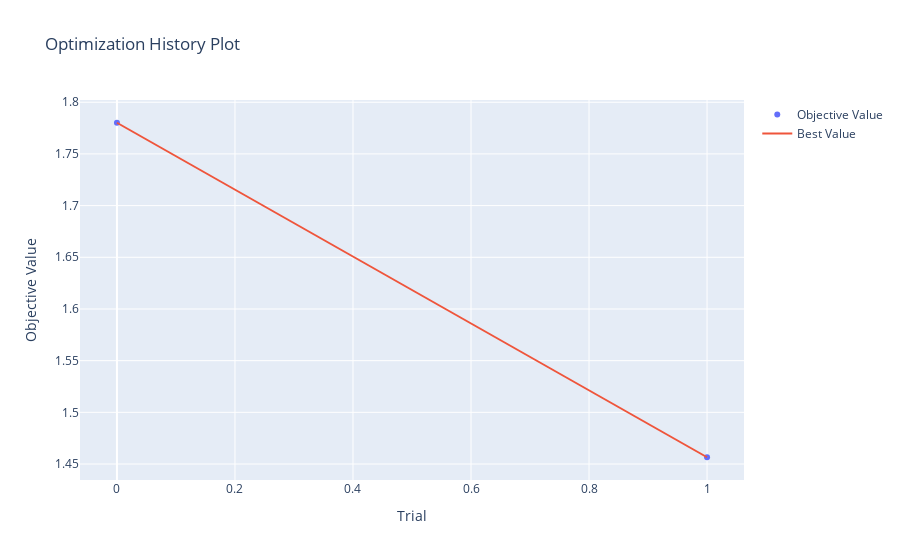
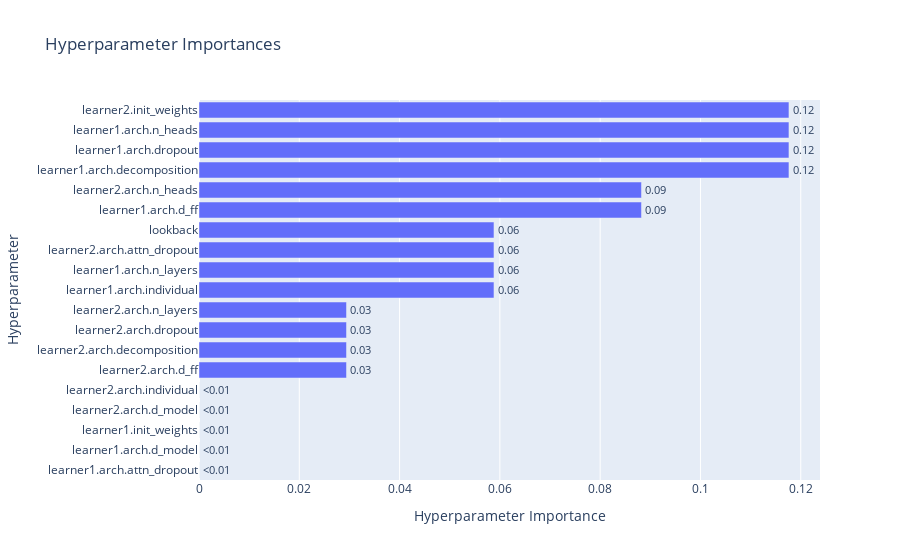
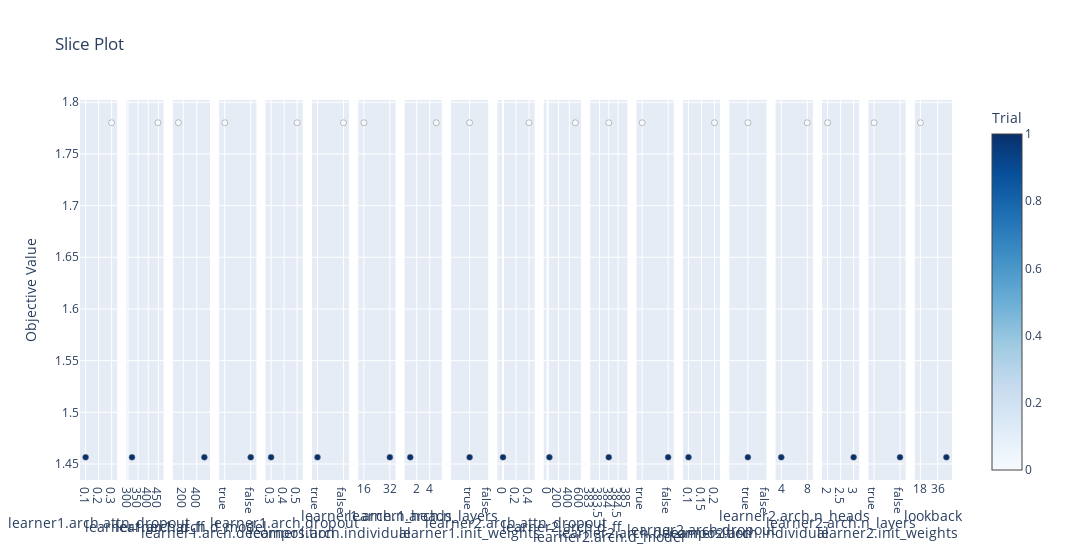
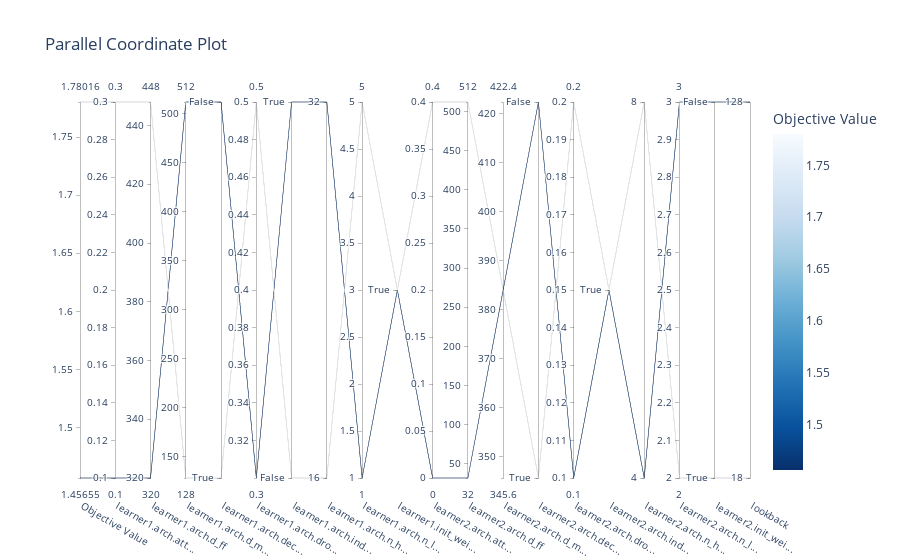

Notebook cell for these charts, in order:
### Code cell
obj = create_objective(config.train_nb, config.search_space, 
                       extra_params=config.extra_params, use_wandb=True)
study = run_optuna_study(obj, study_type='bayesian', direction='minimize', path='./tmp',
                 study_name=config.study_name, n_trials=config.n_trials, show_progress_bar=True)

### Figure 1 — Plotly figure (JSON) as saved in the notebook; plotly's stock layout.template omitted (floating-point values rounded to 4 significant figures)
{"data": [{"mode": "markers", "name": "Objective Value", "type": "scatter", "x": [0, 1], "y": [1.78, 1.457]}, {"mode": "lines", "name": "Best Value", "type": "scatter", "x": [0, 1], "y": [1.78, 1.457]}, {"marker": {"color": "#cccccc"}, "mode": "markers", "name": "Infeasible Trial", "showlegend": false, "type": "scatter", "x": [], "y": []}], "layout": {"title": {"text": "Optimization History Plot"}, "xaxis": {"title": {"text": "Trial"}}, "yaxis": {"title": {"text": "Objective Value"}}}}

### Figure 2 — Plotly figure (JSON) as saved in the notebook; plotly's stock layout.template omitted (floating-point values rounded to 4 significant figures)
{"data": [{"cliponaxis": false, "hovertemplate": ["learner1.arch.attn_dropout (DiscreteUniformDistribution): 0.0<extra></extra>", "learner1.arch.d_model (IntUniformDistribution): 0.0<extra></extra>", "learner1.init_weights (CategoricalDistribution): 0.0<extra></extra>", "learner2.arch.d_model (IntUniformDistribution): 0.0<extra></extra>", "learner2.arch.individual (CategoricalDistribution): 0.0<extra></extra>", "learner2.arch.d_ff (IntUniformDistribution): 0.029411764705882353<extra></extra>", "learner2.arch.decomposition (CategoricalDistribution): 0.029411764705882353<extra></extra>", "learner2.arch.dropout (DiscreteUniformDistribution): 0.029411764705882353<extra></extra>", "learner2.arch.n_layers (IntUniformDistribution): 0.029411764705882353<extra></extra>", "learner1.arch.individual (CategoricalDistribution): 0.058823529411764705<extra></extra>", "learner1.arch.n_layers (IntUniformDistribution): 0.058823529411764705<extra></extra>", "learner2.arch.attn_dropout (DiscreteUniformDistribution): 0.058823529411764705<extra></extra>", "lookback (CategoricalDistribution): 0.058823529411764705<extra></extra>", "learner1.arch.d_ff (IntUniformDistribution): 0.08823529411764706<extra></extra>", "learner2.arch.n_heads (CategoricalDistribution): 0.08823529411764706<extra></extra>", "learner1.arch.decomposition (CategoricalDistribution): 0.11764705882352941<extra></extra>", "learner1.arch.dropout (DiscreteUniformDistribution): 0.11764705882352941<extra></extra>", "learner1.arch.n_heads (CategoricalDistribution): 0.11764705882352941<extra></extra>", "learner2.init_weights (CategoricalDistribution): 0.11764705882352941<extra></extra>"], "name": "Objective Value", "orientation": "h", "text": ["<0.01", "<0.01", "<0.01", "<0.01", "<0.01", "0.03", "0.03", "0.03", "0.03", "0.06", "0.06", "0.06", "0.06", "0.09", "0.09", "0.12", "0.12", "0.12", "0.12"], "textposition": "outside", "type": "bar", "x": [0, 0, 0, 0, 0, 0.02941, 0.02941, 0.02941, 0.02941, 0.05882, 0.05882, 0.05882, 0.05882, 0.08824, 0.08824, 0.1176, 0.1176, 0.1176, 0.1176], "y": ["learner1.arch.attn_dropout", "learner1.arch.d_model", "learner1.init_weights", "learner2.arch.d_model", "learner2.arch.individual", "learner2.arch.d_ff", "learner2.arch.decomposition", "learner2.arch.dropout", "learner2.arch.n_layers", "learner1.arch.individual", "learner1.arch.n_layers", "learner2.arch.attn_dropout", "lookback", "learner1.arch.d_ff", "learner2.arch.n_heads", "learner1.arch.decomposition", "learner1.arch.dropout", "learner1.arch.n_heads", "learner2.init_weights"]}], "layout": {"title": {"text": "Hyperparameter Importances"}, "xaxis": {"title": {"text": "Hyperparameter Importance"}}, "yaxis": {"title": {"text": "Hyperparameter"}}}}

### Figure 3 — Plotly figure (JSON) as saved in the notebook; plotly's stock layout.template omitted (floating-point values rounded to 4 significant figures)
{"data": [{"marker": {"color": [0, 1], "colorbar": {"title": {"text": "Trial"}, "x": 1, "xpad": 40}, "colorscale": [[0, "rgb(247,251,255)"], [0.125, "rgb(222,235,247)"], [0.25, "rgb(198,219,239)"], [0.375, "rgb(158,202,225)"], [0.5, "rgb(107,174,214)"], [0.625, "rgb(66,146,198)"], [0.75, "rgb(33,113,181)"], [0.875, "rgb(8,81,156)"], [1, "rgb(8,48,107)"]], "line": {"color": "Grey", "width": 0.5}, "showscale": true}, "mode": "markers", "name": "Feasible Trial", "showlegend": false, "type": "scatter", "x": [0.3, 0.1], "xaxis": "x", "y": [1.78, 1.457], "yaxis": "y"}, {"marker": {"color": [0, 1], "colorbar": {"title": {"text": "Trial"}, "x": 1, "xpad": 40}, "colorscale": [[0, "rgb(247,251,255)"], [0.125, "rgb(222,235,247)"], [0.25, "rgb(198,219,239)"], [0.375, "rgb(158,202,225)"], [0.5, "rgb(107,174,214)"], [0.625, "rgb(66,146,198)"], [0.75, "rgb(33,113,181)"], [0.875, "rgb(8,81,156)"], [1, "rgb(8,48,107)"]], "line": {"color": "Grey", "width": 0.5}, "showscale": false}, "mode": "markers", "name": "Feasible Trial", "showlegend": false, "type": "scatter", "x": [448, 320], "xaxis": "x2", "y": [1.78, 1.457], "yaxis": "y2"}, {"marker": {"color": [0, 1], "colorbar": {"title": {"text": "Trial"}, "x": 1, "xpad": 40}, "colorscale": [[0, "rgb(247,251,255)"], [0.125, "rgb(222,235,247)"], [0.25, "rgb(198,219,239)"], [0.375, "rgb(158,202,225)"], [0.5, "rgb(107,174,214)"], [0.625, "rgb(66,146,198)"], [0.75, "rgb(33,113,181)"], [0.875, "rgb(8,81,156)"], [1, "rgb(8,48,107)"]], "line": {"color": "Grey", "width": 0.5}, "showscale": false}, "mode": "markers", "name": "Feasible Trial", "showlegend": false, "type": "scatter", "x": [128, 512], "xaxis": "x3", "y": [1.78, 1.457], "yaxis": "y3"}, {"marker": {"color": [0, 1], "colorbar": {"title": {"text": "Trial"}, "x": 1, "xpad": 40}, "colorscale": [[0, "rgb(247,251,255)"], [0.125, "rgb(222,235,247)"], [0.25, "rgb(198,219,239)"], [0.375, "rgb(158,202,225)"], [0.5, "rgb(107,174,214)"], [0.625, "rgb(66,146,198)"], [0.75, "rgb(33,113,181)"], [0.875, "rgb(8,81,156)"], [1, "rgb(8,48,107)"]], "line": {"color": "Grey", "width": 0.5}, "showscale": false}, "mode": "markers", "name": "Feasible Trial", "showlegend": false, "type": "scatter", "x": [true, false], "xaxis": "x4", "y": [1.78, 1.457], "yaxis": "y4"}, {"marker": {"color": [0, 1], "colorbar": {"title": {"text": "Trial"}, "x": 1, "xpad": 40}, "colorscale": [[0, "rgb(247,251,255)"], [0.125, "rgb(222,235,247)"], [0.25, "rgb(198,219,239)"], [0.375, "rgb(158,202,225)"], [0.5, "rgb(107,174,214)"], [0.625, "rgb(66,146,198)"], [0.75, "rgb(33,113,181)"], [0.875, "rgb(8,81,156)"], [1, "rgb(8,48,107)"]], "line": {"color": "Grey", "width": 0.5}, "showscale": false}, "mode": "markers", "name": "Feasible Trial", "showlegend": false, "type": "scatter", "x": [0.5, 0.3], "xaxis": "x5", "y": [1.78, 1.457], "yaxis": "y5"}, {"marker": {"color": [0, 1], "colorbar": {"title": {"text": "Trial"}, "x": 1, "xpad": 40}, "colorscale": [[0, "rgb(247,251,255)"], [0.125, "rgb(222,235,247)"], [0.25, "rgb(198,219,239)"], [0.375, "rgb(158,202,225)"], [0.5, "rgb(107,174,214)"], [0.625, "rgb(66,146,198)"], [0.75, "rgb(33,113,181)"], [0.875, "rgb(8,81,156)"], [1, "rgb(8,48,107)"]], "line": {"color": "Grey", "width": 0.5}, "showscale": false}, "mode": "markers", "name": "Feasible Trial", "showlegend": false, "type": "scatter", "x": [false, true], "xaxis": "x6", "y": [1.78, 1.457], "yaxis": "y6"}, {"marker": {"color": [0, 1], "colorbar": {"title": {"text": "Trial"}, "x": 1, "xpad": 40}, "colorscale": [[0, "rgb(247,251,255)"], [0.125, "rgb(222,235,247)"], [0.25, "rgb(198,219,239)"], [0.375, "rgb(158,202,225)"], [0.5, "rgb(107,174,214)"], [0.625, "rgb(66,146,198)"], [0.75, "rgb(33,113,181)"], [0.875, "rgb(8,81,156)"], [1, "rgb(8,48,107)"]], "line": {"color": "Grey", "width": 0.5}, "showscale": false}, "mode": "markers", "name": "Feasible Trial", "showlegend": false, "type": "scatter", "x": [16, 32], "xaxis": "x7", "y": [1.78, 1.457], "yaxis": "y7"}, {"marker": {"color": [0, 1], "colorbar": {"title": {"text": "Trial"}, "x": 1, "xpad": 40}, "colorscale": [[0, "rgb(247,251,255)"], [0.125, "rgb(222,235,247)"], [0.25, "rgb(198,219,239)"], [0.375, "rgb(158,202,225)"], [0.5, "rgb(107,174,214)"], [0.625, "rgb(66,146,198)"], [0.75, "rgb(33,113,181)"], [0.875, "rgb(8,81,156)"], [1, "rgb(8,48,107)"]], "line": {"color": "Grey", "width": 0.5}, "showscale": false}, "mode": "markers", "name": "Feasible Trial", "showlegend": false, "type": "scatter", "x": [5, 1], "xaxis": "x8", "y": [1.78, 1.457], "yaxis": "y8"}, {"marker": {"color": [0, 1], "colorbar": {"title": {"text": "Trial"}, "x": 1, "xpad": 40}, "colorscale": [[0, "rgb(247,251,255)"], [0.125, "rgb(222,235,247)"], [0.25, "rgb(198,219,239)"], [0.375, "rgb(158,202,225)"], [0.5, "rgb(107,174,214)"], [0.625, "rgb(66,146,198)"], [0.75, "rgb(33,113,181)"], [0.875, "rgb(8,81,156)"], [1, "rgb(8,48,107)"]], "line": {"color": "Grey", "width": 0.5}, "showscale": false}, "mode": "markers", "name": "Feasible Trial", "showlegend": false, "type": "scatter", "x": [true, true], "xaxis": "x9", "y": [1.78, 1.457], "yaxis": "y9"}, {"marker": {"color": [0, 1], "colorbar": {"title": {"text": "Trial"}, "x": 1, "xpad": 40}, "colorscale": [[0, "rgb(247,251,255)"], [0.125, "rgb(222,235,247)"], [0.25, "rgb(198,219,239)"], [0.375, "rgb(158,202,225)"], [0.5, "rgb(107,174,214)"], [0.625, "rgb(66,146,198)"], [0.75, "rgb(33,113,181)"], [0.875, "rgb(8,81,156)"], [1, "rgb(8,48,107)"]], "line": {"color": "Grey", "width": 0.5}, "showscale": false}, "mode": "markers", "name": "Feasible Trial", "showlegend": false, "type": "scatter", "x": [0.4, 0], "xaxis": "x10", "y": [1.78, 1.457], "yaxis": "y10"}, {"marker": {"color": [0, 1], "colorbar": {"title": {"text": "Trial"}, "x": 1, "xpad": 40}, "colorscale": [[0, "rgb(247,251,255)"], [0.125, "rgb(222,235,247)"], [0.25, "rgb(198,219,239)"], [0.375, "rgb(158,202,225)"], [0.5, "rgb(107,174,214)"], [0.625, "rgb(66,146,198)"], [0.75, "rgb(33,113,181)"], [0.875, "rgb(8,81,156)"], [1, "rgb(8,48,107)"]], "line": {"color": "Grey", "width": 0.5}, "showscale": false}, "mode": "markers", "name": "Feasible Trial", "showlegend": false, "type": "scatter", "x": [512, 32], "xaxis": "x11", "y": [1.78, 1.457], "yaxis": "y11"}, {"marker": {"color": [0, 1], "colorbar": {"title": {"text": "Trial"}, "x": 1, "xpad": 40}, "colorscale": [[0, "rgb(247,251,255)"], [0.125, "rgb(222,235,247)"], [0.25, "rgb(198,219,239)"], [0.375, "rgb(158,202,225)"], [0.5, "rgb(107,174,214)"], [0.625, "rgb(66,146,198)"], [0.75, "rgb(33,113,181)"], [0.875, "rgb(8,81,156)"], [1, "rgb(8,48,107)"]], "line": {"color": "Grey", "width": 0.5}, "showscale": false}, "mode": "markers", "name": "Feasible Trial", "showlegend": false, "type": "scatter", "x": [384, 384], "xaxis": "x12", "y": [1.78, 1.457], "yaxis": "y12"}, {"marker": {"color": [0, 1], "colorbar": {"title": {"text": "Trial"}, "x": 1, "xpad": 40}, "colorscale": [[0, "rgb(247,251,255)"], [0.125, "rgb(222,235,247)"], [0.25, "rgb(198,219,239)"], [0.375, "rgb(158,202,225)"], [0.5, "rgb(107,174,214)"], [0.625, "rgb(66,146,198)"], [0.75, "rgb(33,113,181)"], [0.875, "rgb(8,81,156)"], [1, "rgb(8,48,107)"]], "line": {"color": "Grey", "width": 0.5}, "showscale": false}, "mode": "markers", "name": "Feasible Trial", "showlegend": false, "type": "scatter", "x": [true, false], "xaxis": "x13", "y": [1.78, 1.457], "yaxis": "y13"}, {"marker": {"color": [0, 1], "colorbar": {"title": {"text": "Trial"}, "x": 1, "xpad": 40}, "colorscale": [[0, "rgb(247,251,255)"], [0.125, "rgb(222,235,247)"], [0.25, "rgb(198,219,239)"], [0.375, "rgb(158,202,225)"], [0.5, "rgb(107,174,214)"], [0.625, "rgb(66,146,198)"], [0.75, "rgb(33,113,181)"], [0.875, "rgb(8,81,156)"], [1, "rgb(8,48,107)"]], "line": {"color": "Grey", "width": 0.5}, "showscale": false}, "mode": "markers", "name": "Feasible Trial", "showlegend": false, "type": "scatter", "x": [0.2, 0.1], "xaxis": "x14", "y": [1.78, 1.457], "yaxis": "y14"}, {"marker": {"color": [0, 1], "colorbar": {"title": {"text": "Trial"}, "x": 1, "xpad": 40}, "colorscale": [[0, "rgb(247,251,255)"], [0.125, "rgb(222,235,247)"], [0.25, "rgb(198,219,239)"], [0.375, "rgb(158,202,225)"], [0.5, "rgb(107,174,214)"], [0.625, "rgb(66,146,198)"], [0.75, "rgb(33,113,181)"], [0.875, "rgb(8,81,156)"], [1, "rgb(8,48,107)"]], "line": {"color": "Grey", "width": 0.5}, "showscale": false}, "mode": "markers", "name": "Feasible Trial", "showlegend": false, "type": "scatter", "x": [true, true], "xaxis": "x15", "y": [1.78, 1.457], "yaxis": "y15"}, {"marker": {"color": [0, 1], "colorbar": {"title": {"text": "Trial"}, "x": 1, "xpad": 40}, "colorscale": [[0, "rgb(247,251,255)"], [0.125, "rgb(222,235,247)"], [0.25, "rgb(198,219,239)"], [0.375, "rgb(158,202,225)"], [0.5, "rgb(107,174,214)"], [0.625, "rgb(66,146,198)"], [0.75, "rgb(33,113,181)"], [0.875, "rgb(8,81,156)"], [1, "rgb(8,48,107)"]], "line": {"color": "Grey", "width": 0.5}, "showscale": false}, "mode": "markers", "name": "Feasible Trial", "showlegend": false, "type": "scatter", "x": [8, 4], "xaxis": "x16", "y": [1.78, 1.457], "yaxis": "y16"}, {"marker": {"color": [0, 1], "colorbar": {"title": {"text": "Trial"}, "x": 1, "xpad": 40}, "colorscale": [[0, "rgb(247,251,255)"], [0.125, "rgb(222,235,247)"], [0.25, "rgb(198,219,239)"], [0.375, "rgb(158,202,225)"], [0.5, "rgb(107,174,214)"], [0.625, "rgb(66,146,198)"], [0.75, "rgb(33,113,181)"], [0.875, "rgb(8,81,156)"], [1, "rgb(8,48,107)"]], "line": {"color": "Grey", "width": 0.5}, "showscale": false}, "mode": "markers", "name": "Feasible Trial", "showlegend": false, "type": "scatter", "x": [2, 3], "xaxis": "x17", "y": [1.78, 1.457], "yaxis": "y17"}, {"marker": {"color": [0, 1], "colorbar": {"title": {"text": "Trial"}, "x": 1, "xpad": 40}, "colorscale": [[0, "rgb(247,251,255)"], [0.125, "rgb(222,235,247)"], [0.25, "rgb(198,219,239)"], [0.375, "rgb(158,202,225)"], [0.5, "rgb(107,174,214)"], [0.625, "rgb(66,146,198)"], [0.75, "rgb(33,113,181)"], [0.875, "rgb(8,81,156)"], [1, "rgb(8,48,107)"]], "line": {"color": "Grey", "width": 0.5}, "showscale": false}, "mode": "markers", "name": "Feasible Trial", "showlegend": false, "type": "scatter", "x": [true, false], "xaxis": "x18", "y": [1.78, 1.457], "yaxis": "y18"}, {"marker": {"color": [0, 1], "colorbar": {"title": {"text": "Trial"}, "x": 1, "xpad": 40}, "colorscale": [[0, "rgb(247,251,255)"], [0.125, "rgb(222,235,247)"], [0.25, "rgb(198,219,239)"], [0.375, "rgb(158,202,225)"], [0.5, "rgb(107,174,214)"], [0.625, "rgb(66,146,198)"], [0.75, "rgb(33,113,181)"], [0.875, "rgb(8,81,156)"], [1, "rgb(8,48,107)"]], "line": {"color": "Grey", "width": 0.5}, "showscale": false}, "mode": "markers", "name": "Feasible Trial", "showlegend": false, "type": "scatter", "x": [18, 128], "xaxis": "x19", "y": [1.78, 1.457], "yaxis": "y19"}], "layout": {"title": {"text": "Slice Plot"}, "width": 5700, "xaxis": {"anchor": "y", "domain": [0, 0.04266], "title": {"text": "learner1.arch.attn_dropout"}}, "xaxis10": {"anchor": "y10", "domain": [0.4787, 0.5213], "title": {"text": "learner2.arch.attn_dropout"}}, "xaxis11": {"anchor": "y11", "domain": [0.5319, 0.5745], "title": {"text": "learner2.arch.d_ff"}}, "xaxis12": {"anchor": "y12", "domain": [0.585, 0.6277], "title": {"text": "learner2.arch.d_model"}}, "xaxis13": {"anchor": "y13", "categoryarray": [true, false], "categoryorder": "array", "domain": [0.6382, 0.6809], "title": {"text": "learner2.arch.decomposition"}, "type": "category"}, "xaxis14": {"anchor": "y14", "domain": [0.6914, 0.7341], "title": {"text": "learner2.arch.dropout"}}, "xaxis15": {"anchor": "y15", "categoryarray": [true, false], "categoryorder": "array", "domain": [0.7446, 0.7873], "title": {"text": "learner2.arch.individual"}, "type": "category"}, "xaxis16": {"anchor": "y16", "categoryarray": [2, 4, 8, 16, 32], "categoryorder": "array", "domain": [0.7978, 0.8404], "title": {"text": "learner2.arch.n_heads"}, "type": "category"}, "xaxis17": {"anchor": "y17", "domain": [0.851, 0.8936], "title": {"text": "learner2.arch.n_layers"}}, "xaxis18": {"anchor": "y18", "categoryarray": [true, false], "categoryorder": "array", "domain": [0.9042, 0.9468], "title": {"text": "learner2.init_weights"}, "type": "category"}, "xaxis19": {"anchor": "y19", "categoryarray": [18, 24, 36, 128, 192], "categoryorder": "array", "domain": [0.9573, 1], "title": {"text": "lookback"}, "type": "category"}, "xaxis2": {"anchor": "y2", "domain": [0.05319, 0.09584], "title": {"text": "learner1.arch.d_ff"}}, "xaxis3": {"anchor": "y3", "domain": [0.1064, 0.149], "title": {"text": "learner1.arch.d_model"}}, "xaxis4": {"anchor": "y4", "categoryarray": [true, false], "categoryorder": "array", "domain": [0.1596, 0.2022], "title": {"text": "learner1.arch.decomposition"}, "type": "category"}, "xaxis5": {"anchor": "y5", "domain": [0.2127, 0.2554], "title": {"text": "learner1.arch.dropout"}}, "xaxis6": {"anchor": "y6", "categoryarray": [true, false], "categoryorder": "array", "domain": [0.2659, 0.3086], "title": {"text": "learner1.arch.individual"}, "type": "category"}, "xaxis7": {"anchor": "y7", "categoryarray": [2, 4, 8, 16, 32], "categoryorder": "array", "domain": [0.3191, 0.3618], "title": {"text": "learner1.arch.n_heads"}, "type": "category"}, "xaxis8": {"anchor": "y8", "domain": [0.3723, 0.415], "title": {"text": "learner1.arch.n_layers"}}, "xaxis9": {"anchor": "y9", "categoryarray": [true, false], "categoryorder": "array", "domain": [0.4255, 0.4681], "title": {"text": "learner1.init_weights"}, "type": "category"}, "yaxis": {"anchor": "x", "domain": [0, 1], "title": {"text": "Objective Value"}}, "yaxis10": {"anchor": "x10", "domain": [0, 1], "matches": "y", "showticklabels": false}, "yaxis11": {"anchor": "x11", "domain": [0, 1], "matches": "y", "showticklabels": false}, "yaxis12": {"anchor": "x12", "domain": [0, 1], "matches": "y", "showticklabels": false}, "yaxis13": {"anchor": "x13", "domain": [0, 1], "matches": "y", "showticklabels": false}, "yaxis14": {"anchor": "x14", "domain": [0, 1], "matches": "y", "showticklabels": false}, "yaxis15": {"anchor": "x15", "domain": [0, 1], "matches": "y", "showticklabels": false}, "yaxis16": {"anchor": "x16", "domain": [0, 1], "matches": "y", "showticklabels": false}, "yaxis17": {"anchor": "x17", "domain": [0, 1], "matches": "y", "showticklabels": false}, "yaxis18": {"anchor": "x18", "domain": [0, 1], "matches": "y", "showticklabels": false}, "yaxis19": {"anchor": "x19", "domain": [0, 1], "matches": "y", "showticklabels": false}, "yaxis2": {"anchor": "x2", "domain": [0, 1], "matches": "y", "showticklabels": false}, "yaxis3": {"anchor": "x3", "domain": [0, 1], "matches": "y", "showticklabels": false}, "yaxis4": {"anchor": "x4", "domain": [0, 1], "matches": "y", "showticklabels": false}, "yaxis5": {"anchor": "x5", "domain": [0, 1], "matches": "y", "showticklabels": false}, "yaxis6": {"anchor": "x6", "domain": [0, 1], "matches": "y", "showticklabels": false}, "yaxis7": {"anchor": "x7", "domain": [0, 1], "matches": "y", "showticklabels": false}, "yaxis8": {"anchor": "x8", "domain": [0, 1], "matches": "y", "showticklabels": false}, "yaxis9": {"anchor": "x9", "domain": [0, 1], "matches": "y", "showticklabels": false}}}

### Figure 4 — Plotly figure (JSON) as saved in the notebook; plotly's stock layout.template omitted (floating-point values rounded to 4 significant figures)
{"data": [{"dimensions": [{"label": "Objective Value", "range": [1.457, 1.78], "values": [1.78, 1.457]}, {"label": "learner1.arch.att...", "range": [0.1, 0.3], "values": [0.3, 0.1]}, {"label": "learner1.arch.d_ff", "range": [320, 448], "values": [448, 320]}, {"label": "learner1.arch.d_m...", "range": [128, 512], "values": [128, 512]}, {"label": "learner1.arch.dec...", "range": [0, 1], "ticktext": ["True", "False"], "tickvals": [0, 1], "values": [0, 1]}, {"label": "learner1.arch.dro...", "range": [0.3, 0.5], "values": [0.5, 0.3]}, {"label": "learner1.arch.ind...", "range": [0, 1], "ticktext": ["False", "True"], "tickvals": [0, 1], "values": [0, 1]}, {"label": "learner1.arch.n_h...", "range": [0, 1], "ticktext": ["16", "32"], "tickvals": [0, 1], "values": [0, 1]}, {"label": "learner1.arch.n_l...", "range": [1, 5], "values": [5, 1]}, {"label": "learner1.init_wei...", "range": [0, 0], "ticktext": ["True"], "tickvals": [0], "values": [0, 0]}, {"label": "learner2.arch.att...", "range": [0, 0.4], "values": [0.4, 0]}, {"label": "learner2.arch.d_ff", "range": [32, 512], "values": [512, 32]}, {"label": "learner2.arch.d_m...", "range": [384, 384], "values": [384, 384]}, {"label": "learner2.arch.dec...", "range": [0, 1], "ticktext": ["True", "False"], "tickvals": [0, 1], "values": [0, 1]}, {"label": "learner2.arch.dro...", "range": [0.1, 0.2], "values": [0.2, 0.1]}, {"label": "learner2.arch.ind...", "range": [0, 0], "ticktext": ["True"], "tickvals": [0], "values": [0, 0]}, {"label": "learner2.arch.n_h...", "range": [0, 1], "ticktext": ["4", "8"], "tickvals": [0, 1], "values": [1, 0]}, {"label": "learner2.arch.n_l...", "range": [2, 3], "values": [2, 3]}, {"label": "learner2.init_wei...", "range": [0, 1], "ticktext": ["True", "False"], "tickvals": [0, 1], "values": [0, 1]}, {"label": "lookback", "range": [0, 1], "ticktext": ["18", "128"], "tickvals": [0, 1], "values": [0, 1]}], "labelangle": 30, "labelside": "bottom", "line": {"color": [1.78, 1.457], "colorbar": {"title": {"text": "Objective Value"}}, "colorscale": [[0, "rgb(247,251,255)"], [0.125, "rgb(222,235,247)"], [0.25, "rgb(198,219,239)"], [0.375, "rgb(158,202,225)"], [0.5, "rgb(107,174,214)"], [0.625, "rgb(66,146,198)"], [0.75, "rgb(33,113,181)"], [0.875, "rgb(8,81,156)"], [1, "rgb(8,48,107)"]], "reversescale": true, "showscale": true}, "type": "parcoords"}], "layout": {"title": {"text": "Parallel Coordinate Plot"}}}
